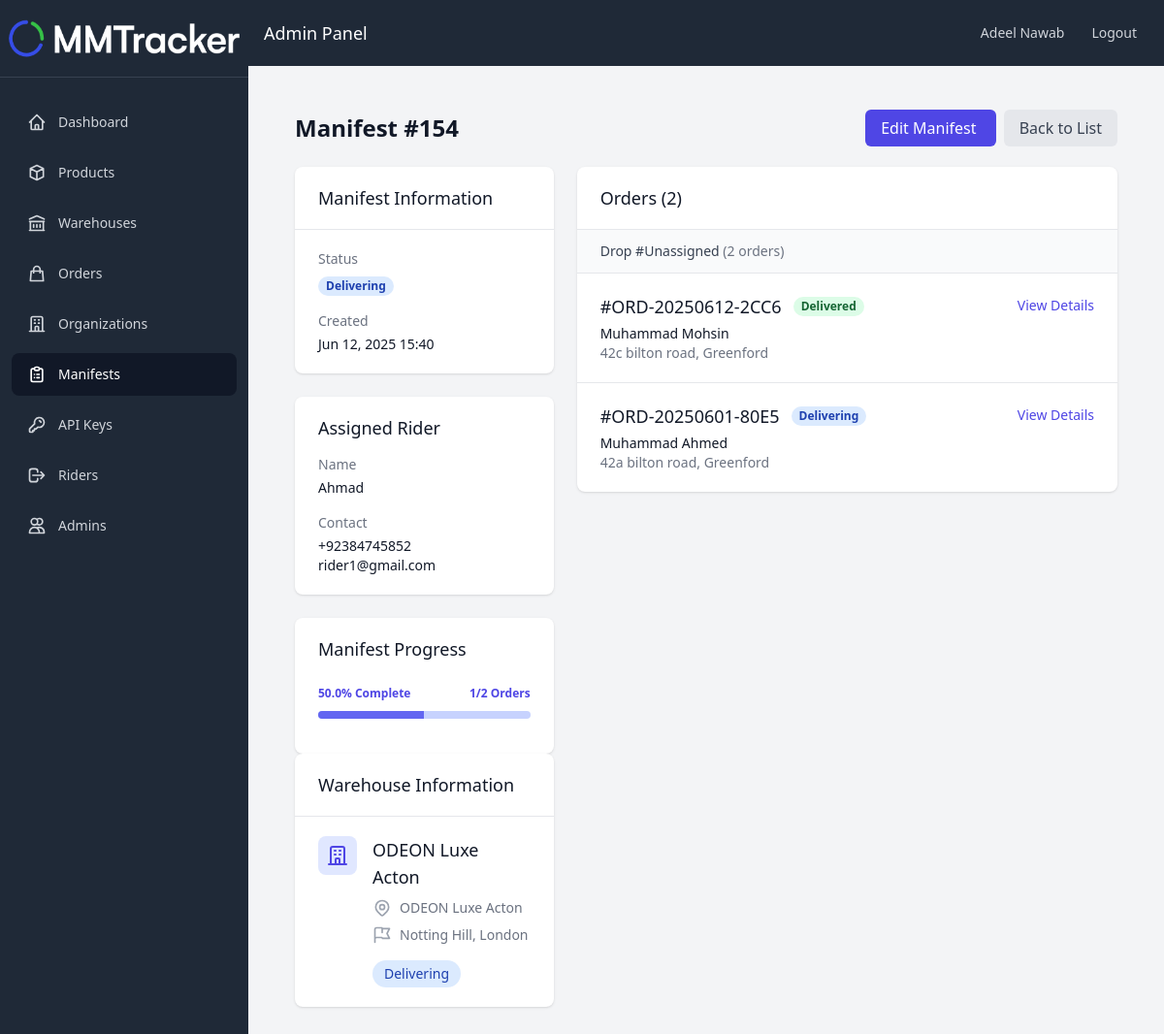
The page /pages/manifests/view.php?id=154 (signed in) on the database its author committed.
### tables this page shows
CREATE TABLE `Manifests` (
  `id` int(11) NOT NULL,
  `status` enum('pending','assigned','delivering','delivered') NOT NULL DEFAULT 'pending',
  `rider_id` int(11) DEFAULT NULL,
  `total_orders_assigned` int(11) DEFAULT 0,
  `company_id` int(11) NOT NULL,
  `created_at` timestamp NOT NULL DEFAULT current_timestamp(),
  `updated_at` timestamp NOT NULL DEFAULT current_timestamp() ON UPDATE current_timestamp(),
  `warehouse_id` int(11) DEFAULT NULL
);

CREATE TABLE `Users` (
  `id` int(11) NOT NULL,
  `name` varchar(255) NOT NULL,
  `username` varchar(50) NOT NULL,
  `email` varchar(255) NOT NULL,
  `phone` varchar(20) DEFAULT NULL,
  `password` varchar(255) NOT NULL,
  `user_type` enum('Super Admin','Admin','Rider') NOT NULL,
  `company_id` int(11) DEFAULT NULL,
  `is_active` tinyint(1) DEFAULT 1,
  `created_at` timestamp NOT NULL DEFAULT current_timestamp(),
  `updated_at` timestamp NOT NULL DEFAULT current_timestamp() ON UPDATE current_timestamp(),
  `admin_pin` varchar(255) DEFAULT NULL,
  `fcm_token` varchar(255) DEFAULT NULL,
  `fcm_token_updated_at` timestamp NULL DEFAULT NULL
);

CREATE TABLE `Warehouses` (
  `id` int(11) NOT NULL,
  `name` varchar(255) NOT NULL,
  `address` varchar(255) NOT NULL,
  `city` varchar(100) NOT NULL,
  `state` varchar(100) DEFAULT NULL,
  `postal_code` varchar(20) DEFAULT NULL,
  `country` varchar(100) DEFAULT NULL,
  `latitude` decimal(10,8) DEFAULT NULL,
  `longitude` decimal(11,8) DEFAULT NULL,
  `company_id` int(11) NOT NULL,
  `status` enum('active','inactive') DEFAULT 'active',
  `created_at` timestamp NULL DEFAULT current_timestamp(),
  `updated_at` timestamp NULL DEFAULT current_timestamp() ON UPDATE current_timestamp()
);

CREATE TABLE `Orders` (
  `id` int(11) NOT NULL,
  `order_number` varchar(50) NOT NULL,
  `status` enum('pending','assigned','delivering','delivered','failed') NOT NULL DEFAULT 'pending',
  `notes` text DEFAULT NULL,
  `total_amount` decimal(10,2) DEFAULT NULL,
  `company_id` int(11) NOT NULL,
  `customer_id` int(11) DEFAULT NULL,
  `delivery_address_id` int(11) DEFAULT NULL,
  `organization_id` int(11) DEFAULT NULL,
  `drop_number` int(11) DEFAULT NULL,
  `created_at` timestamp NOT NULL DEFAULT current_timestamp(),
  `updated_at` timestamp NOT NULL DEFAULT current_timestamp() ON UPDATE current_timestamp(),
  `delivery_date` date DEFAULT NULL,
  `requires_image_proof` tinyint(1) DEFAULT NULL,
  `requires_signature_proof` tinyint(1) DEFAULT NULL,
  `proof_photo_url` varchar(255) DEFAULT NULL COMMENT 'Path to final delivery photo proof',
  `proof_signature_path` varchar(255) DEFAULT NULL COMMENT 'Path to final delivery signature proof',
  `latitude` decimal(10,7) DEFAULT NULL,
  `longitude` decimal(10,7) DEFAULT NULL
);

CREATE TABLE `Customers` (
  `id` int(11) NOT NULL,
  `company_id` int(11) DEFAULT NULL,
  `name` varchar(255) NOT NULL,
  `email` varchar(255) DEFAULT NULL,
  `phone` varchar(50) DEFAULT NULL,
  `created_at` timestamp NULL DEFAULT current_timestamp(),
  `updated_at` timestamp NULL DEFAULT current_timestamp() ON UPDATE current_timestamp()
);

CREATE TABLE `Addresses` (
  `id` int(11) NOT NULL,
  `customer_id` int(11) NOT NULL,
  `address_line1` varchar(255) NOT NULL,
  `address_line2` varchar(255) DEFAULT NULL,
  `city` varchar(100) NOT NULL,
  `state` varchar(100) DEFAULT NULL,
  `postal_code` varchar(20) NOT NULL,
  `country` varchar(100) NOT NULL,
  `latitude` decimal(10,8) DEFAULT NULL,
  `longitude` decimal(11,8) DEFAULT NULL,
  `is_default` tinyint(1) NOT NULL DEFAULT 0,
  `created_at` timestamp NULL DEFAULT current_timestamp(),
  `updated_at` timestamp NULL DEFAULT current_timestamp() ON UPDATE current_timestamp()
);

### pages/manifests/view.php (the view, shortened to what the rows shown need)
<?php
require_once '../../includes/config.php';
$manifest = null;
$manifest_orders = [];
if (isset($_GET['id'])) {
    $id = cleanInput($_GET['id']);
    $company_condition = !isSuperAdmin() ? "AND m.company_id = " . $_SESSION['company_id'] : "";
    $query = "SELECT m.*,
              u.name as rider_name, u.phone as rider_phone, u.email as rider_email,
              c.name as company_name,
              w.name as warehouse_name, w.address as warehouse_address,
              w.city as warehouse_city, w.state as warehouse_state
              FROM Manifests m
              LEFT JOIN Users u ON m.rider_id = u.id
              LEFT JOIN Companies c ON m.company_id = c.id
              LEFT JOIN Warehouses w ON m.warehouse_id = w.id
              WHERE m.id = ? $company_condition";
    $stmt = mysqli_prepare($conn, $query);
    mysqli_stmt_bind_param($stmt, "i", $id);
    mysqli_stmt_execute($stmt);
    $result = mysqli_stmt_get_result($stmt);
    $manifest = mysqli_fetch_assoc($result);
    $orders_query = "SELECT o.id, o.order_number, o.status, o.notes,
                           c.name as customer_name,
                           a.address_line1, a.address_line2, a.city,
                           (SELECT COUNT(*) FROM OrderStatusLogs WHERE order_id = o.id) as status_count
                    FROM Orders o
                    JOIN ManifestOrders mo ON o.id = mo.order_id
                    LEFT JOIN Customers c ON o.customer_id = c.id
                    LEFT JOIN Addresses a ON o.delivery_address_id = a.id
                    WHERE mo.manifest_id = ?
                    ORDER BY o.created_at DESC";
    $stmt = mysqli_prepare($conn, $orders_query);
    mysqli_stmt_bind_param($stmt, "i", $id);
    mysqli_stmt_execute($stmt);
    $orders_result = mysqli_stmt_get_result($stmt);
    while ($order = mysqli_fetch_assoc($orders_result)) {
        $manifest_orders[] = $order;
    }
}
?>
<!DOCTYPE html>
<html lang="en">
<head>
    <script src="https://cdn.tailwindcss.com"></script>
</head>
<body class="bg-gray-100">
    <?php include_once '../../includes/navbar.php'; ?>
    <div class="flex-1 flex flex-col">
        <div class="p-4">
    <div class="max-w-7xl mx-auto px-4 sm:px-6 lg:px-8 py-8">
        <div class="mb-6 flex justify-between items-center">
            <h1 class="text-2xl font-bold text-gray-900">Manifest #<?php echo $manifest['id']; ?></h1>
            <div class="space-x-2">
                <a href="edit.php?id=<?php echo $manifest['id']; ?>"
                   class="bg-indigo-600 text-white px-4 py-2 rounded-md hover:bg-indigo-700">
                </a>
                <a href="index.php" class="bg-gray-200 text-gray-700 px-4 py-2 rounded-md hover:bg-gray-300">
                </a>
            </div>
        </div>
        <div class="grid grid-cols-1 gap-6 lg:grid-cols-3">
            <div class="lg:col-span-1">
                <div class="bg-white shadow rounded-lg divide-y divide-gray-200">
                    <div class="px-6 py-5">
                        <dl class="space-y-4">
                            <div>
                                <dd class="mt-1">
                                    <span class="px-2 inline-flex text-xs leading-5 font-semibold rounded-full
                                        <?php
                                        switch($manifest['status']) {
                                            case 'delivering':
                                                echo 'bg-blue-100 text-blue-800';
                                                break;
                                        }
                                        ?>">
                                        <?php echo ucfirst($manifest['status']); ?>
                                    </span>
                                </dd>
                            </div>
                            <div>
                                <dt class="text-sm font-medium text-gray-500">Created</dt>
                                <dd class="mt-1 text-sm text-gray-900">
                                    <?php echo date('M d, Y H:i', strtotime($manifest['created_at'])); ?>
                                </dd>
                            </div>
                        </dl>
                    </div>
                </div>
                <?php if ($manifest['rider_id']): ?>
                <div class="bg-white shadow rounded-lg mt-6">
                    <div class="px-6 py-5">
                        <h3 class="text-lg font-medium leading-6 text-gray-900">Assigned Rider</h3>
                        <dl class="mt-4 space-y-4">
                            <div>
                                <dt class="text-sm font-medium text-gray-500">Name</dt>
                                <dd class="mt-1 text-sm text-gray-900"><?php echo htmlspecialchars($manifest['rider_name']); ?></dd>
                            </div>
                            <div>
                                <dt class="text-sm font-medium text-gray-500">Contact</dt>
                                <dd class="mt-1 text-sm text-gray-900">
                                    <?php echo htmlspecialchars($manifest['rider_phone']); ?><br>
                                    <?php echo htmlspecialchars($manifest['rider_email']); ?>
                                </dd>
                            </div>
                        </dl>
                    </div>
                </div>
                <?php endif; ?>
                <div class="bg-white shadow rounded-lg mb-6">
                    <div class="px-6 py-5">
                        <?php if ($manifest['warehouse_name']): ?>
                            <div class="flex items-start space-x-4">
                                <div class="flex-shrink-0">
                                    <div class="p-2 bg-indigo-100 rounded-lg">
                                        <svg class="h-6 w-6 text-indigo-600" fill="none" stroke="currentColor" viewBox="0 0 24 24">
                                            <path stroke-linecap="round" stroke-linejoin="round" stroke-width="2"
                                                  d="M19 21V5a2 2 0 00-2-2H7a2 2 0 00-2 2v16m14 0h2m-2 0h-5m-9 0H3m2 0h5M9 7h1m-1 4h1m4-4h1m-1 4h1m-5 10v-5a1 1 0 011-1h2a1 1 0 011 1v5m-4 0h4" />
                                        </svg>
                                    </div>
                                </div>
                                <div class="flex-1">
                                    <h4 class="text-lg font-medium text-gray-900">
                                        <?php echo htmlspecialchars($manifest['warehouse_name']); ?>
                                    </h4>
                                    <div class="mt-2 space-y-2">
                                        <div class="flex items-center text-sm text-gray-500">
                                            <span><?php echo htmlspecialchars($manifest['warehouse_address']); ?></span>
                                        </div>
                                        <div class="flex items-center text-sm text-gray-500">
                                            <svg class="h-5 w-5 mr-2 text-gray-400" fill="none" stroke="currentColor" viewBox="0 0 24 24">
                                                <path stroke-linecap="round" stroke-linejoin="round" stroke-width="2"
                                                      d="M3 21v-4m0 0V5a2 2 0 012-2h6.5l1 1H21l-3 6 3 6h-8.5l-1-1H5a2 2 0 00-2 2zm9-13.5V9" />
                                            </svg>
                                            <span>
                                                <?php echo htmlspecialchars($manifest['warehouse_city'] . ', ' . $manifest['warehouse_state']); ?>
                                            </span>
                                        </div>
                                    </div>
                                    <?php if ($manifest['status'] === 'assigned' || $manifest['status'] === 'delivering'): ?>
                                        <div class="mt-4">
                                            <span class="inline-flex items-center px-3 py-1 rounded-full text-sm font-medium
                                                <?php echo $manifest['status'] === 'delivering' ?
                                                    'bg-blue-100 text-blue-800' : 'bg-yellow-100 text-yellow-800'; ?>">
                                                <?php echo ucfirst($manifest['status']); ?>
                                            </span>
                                        </div>
                                    <?php endif; ?>
                                </div>
                            </div>
                        <?php endif; ?>
                    </div>
                </div>
            </div>
            <div class="lg:col-span-2">
                <div class="bg-white shadow rounded-lg">
                    <?php
                    $grouped_orders = [];
                    foreach ($manifest_orders as $order) {
                        $drop_number = $order['drop_number'] ?? 0;
                        if (!isset($grouped_orders[$drop_number])) {
                            $grouped_orders[$drop_number] = [];
                        }
                        $grouped_orders[$drop_number][] = $order;
                    }
                    ksort($grouped_orders);
                    ?>
                    <div class="divide-y divide-gray-200">
                        <?php foreach ($grouped_orders as $drop_number => $orders): ?>
                            <div class="px-6 py-3 bg-gray-50">
                                <h4 class="text-sm font-medium text-gray-700">
                                    Drop #<?php echo $drop_number ? $drop_number : 'Unassigned'; ?>
                                    <span class="text-gray-500">(<?php echo count($orders); ?> orders)</span>
                                </h4>
                            </div>
                            <?php foreach ($orders as $order): ?>
                                <div class="px-6 py-5">
                                    <div class="flex justify-between items-start">
                                        <div>
                                            <div class="flex items-center space-x-3">
                                                <span class="text-lg font-medium text-gray-900">
                                                    #<?php echo $order['order_number']; ?>
                                                </span>
                                                <span class="px-2 inline-flex text-xs leading-5 font-semibold rounded-full
                                                    <?php
                                                    switch($order['status']) {
                                                        case 'delivered':
                                                            echo 'bg-green-100 text-green-800';
                                                            break;
                                                        case 'delivering':
                                                            echo 'bg-blue-100 text-blue-800';
                                                            break;
                                                    }
                                                    ?>">
                                                    <?php echo ucfirst($order['status']); ?>
                                                </span>
                                            </div>
                                            <div class="mt-1">
                                                <p class="text-sm text-gray-900"><?php echo htmlspecialchars($order['customer_name'] ?? 'N/A'); ?></p>
                                                <p class="text-sm text-gray-500">
                                                    <?php echo htmlspecialchars($order['address_line1'] ?? 'No Address'); ?>,
                                                    <?php echo htmlspecialchars($order['city'] ?? 'N/A'); ?>
                                                </p>
                                            </div>
                                        </div>
                                        <div class="flex-shrink-0">
                                            <a href="../orders/view.php?id=<?php echo $order['id']; ?>"
                                               class="text-indigo-600 hover:text-indigo-900 text-sm font-medium">
                                                View Details
                                            </a>
                                        </div>
                                    </div>
                                </div>
                            <?php endforeach; ?>
                        <?php endforeach; ?>
                    </div>
                </div>
            </div>
        </div>
    </div>
    </div>
</body>
</html>

### rows shown on the page
manifests: id "154", status "Delivering", created_at "Jun 12, 2025 15:40", rider.name "Ahmad", rider.phone "+92384745852", rider.email "rider1@gmail.com", warehouse.name "ODEON Luxe Acton", warehouse.address "ODEON Luxe Acton", warehouse.state "Notting Hill, London"
orders: order_number "ORD-20250612-2CC6", status "Delivered", customer.name "Muhammad Mohsin", delivery_address.address_line1 "42c bilton road", delivery_address.city "Greenford"
orders: order_number "ORD-20250601-80E5", status "Delivering", customer.name "Muhammad Ahmed", delivery_address.address_line1 "42a bilton road", delivery_address.city "Greenford"

### other values the page prints
$_SESSION['user_name'] "Adeel Nawab"
$delivery_progress "50.0"
count($delivered_orders) "1"
$total_orders "2"
count($manifest_orders) "2"
count($orders) "2"
